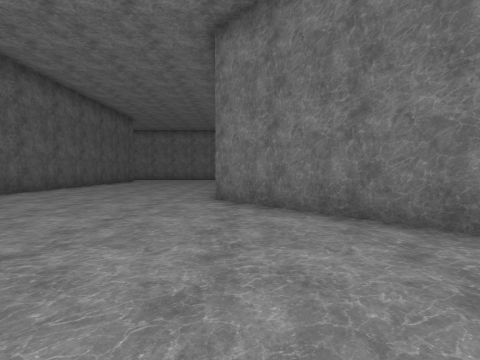
View 1 (above)

13 first-person views from a walk through a scene from a Unity 3-D project. The camera is 1.3 m above the floor, tilts 2° down and sees 85° across. The floor is counted in squares, 2 m on a side. Each view is taken from the middle of a square. On the plan, view 1 faces up. The plan holds only what a view shows up to about 9 squares ahead; the rest is blank. The place goes on beyond the plan. The player is left out.

View 2
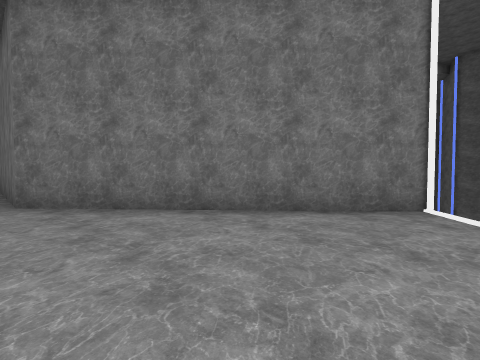

View 3
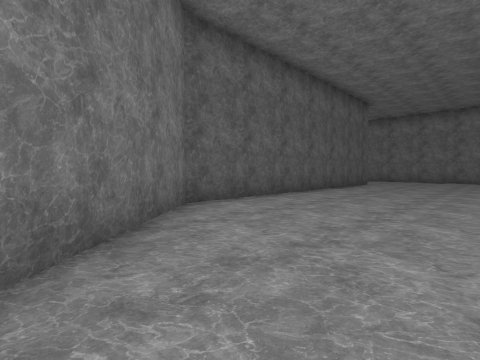

View 4
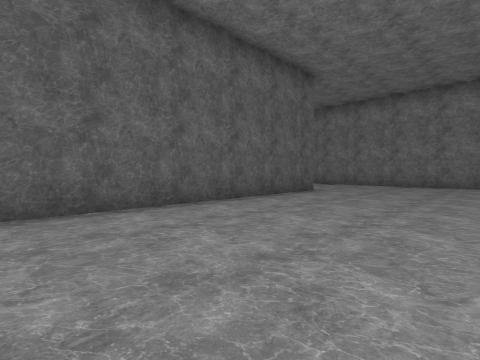

View 5
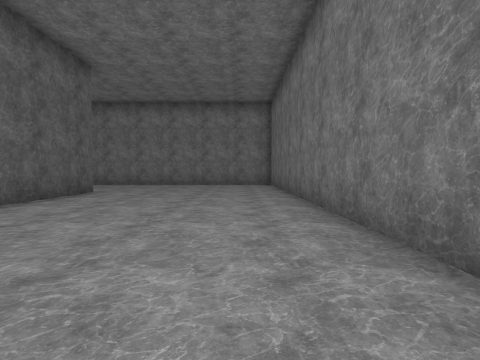

View 6
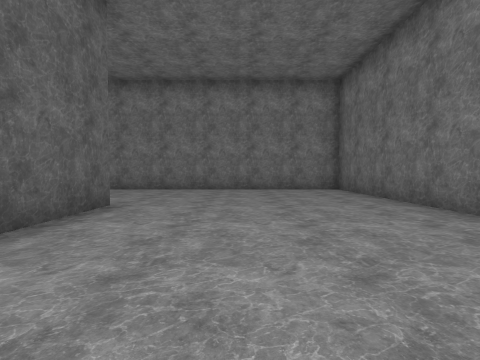

View 7
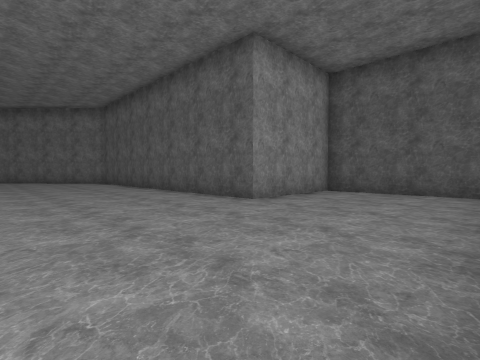

View 8
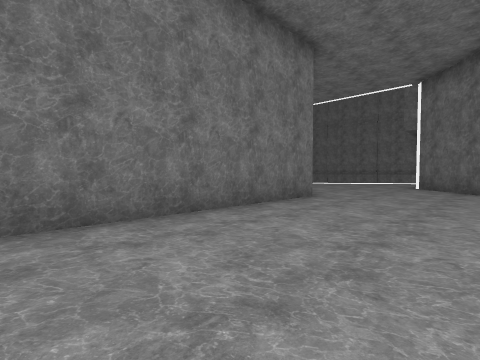

View 9
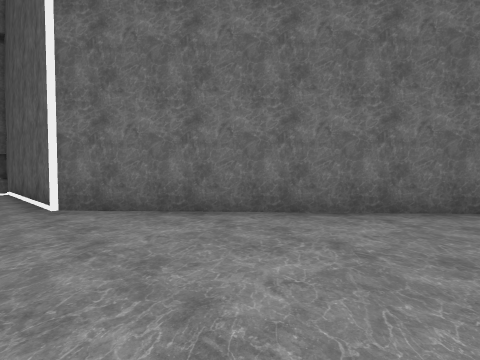

View 10
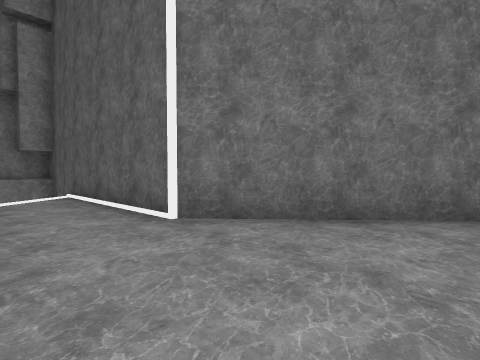

View 11
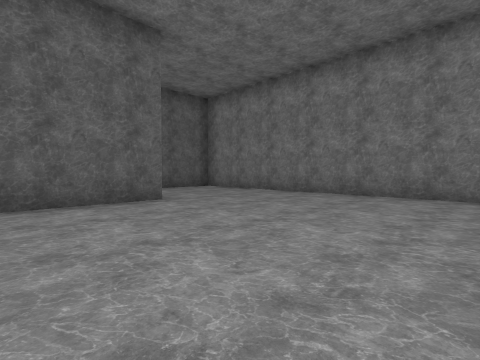

View 12
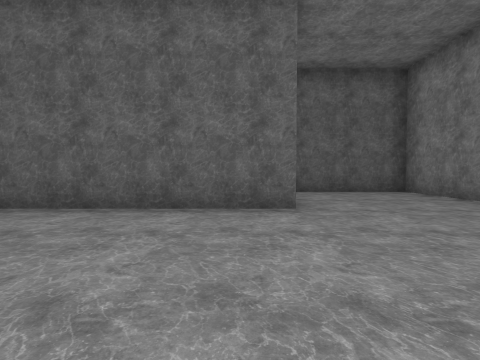

View 13
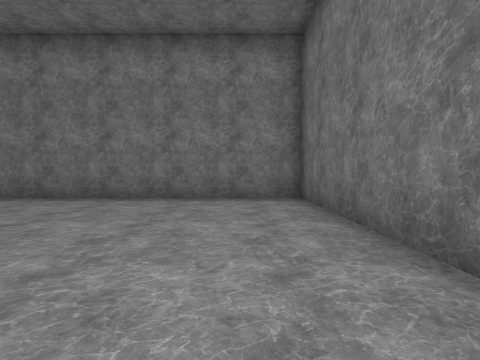

### Floor plan
Points are (right, up) in squares from view 1. A wall is a line through its corners. A room is listed if a view was taken in it or the views show most of it. See-through windows are left out.
Room 1 (views 1, 2, 3, 4, 5, 6, 7, 8, 9, 10, 11, 12, 13)
walls: (-8.9, 20.1) (-10.1, 20.1) (-10.1, 16) (-6.5, 16) (-6.5, 5.9) (-1.9, 0.8) (-1.6, -4.3); (4, 0.8) (-0.6, 5.9) (-0.6, 20.1) (-1.1, 20.1)
ways out: gap at (4, 1)

Where each view was taken, in squares from view 1:
view 1: 0 up, 0 right, facing up
view 2: 0 up, 1 left, facing up-right
view 3: 3 up, 2 left, facing up-left
view 4: 8 up, 2 left, facing up-left
view 5: 8 up, 2 left, facing up
view 6: 11 up, 4 left, facing up
view 7: 20 up, 2 left, facing down-left
view 8: 12 up, 4 left, facing down-right
view 9: 6 up, 1 left, facing down-left
view 10: 4 up, 0 right, facing down-left
view 11: 13 up, 1 left, facing up-left
view 12: 15 up, 2 left, facing left
view 13: 14 up, 2 left, facing up
